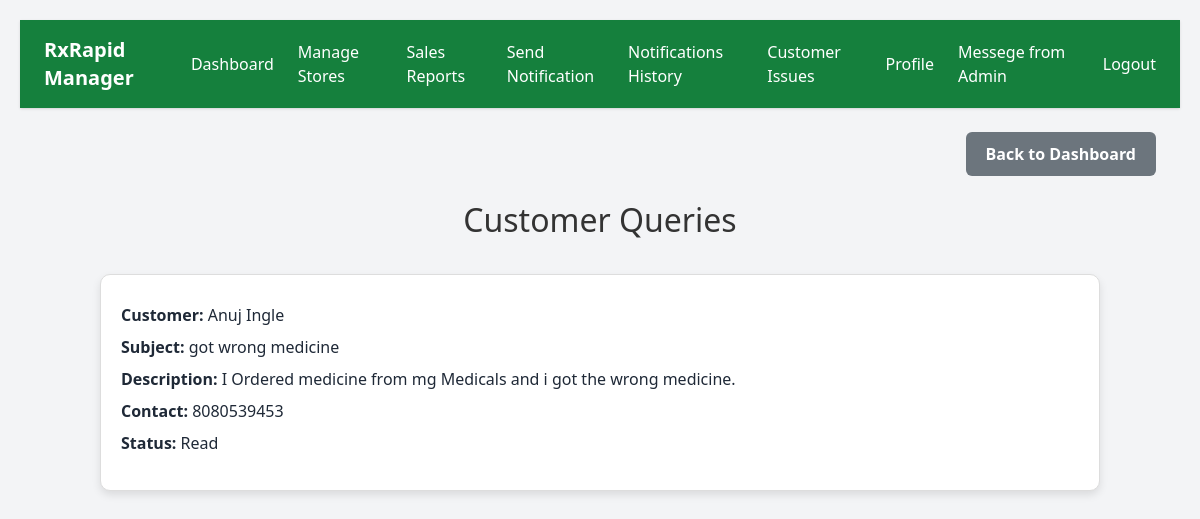
Page /manager_notif/ (signed in) on the committed database.
### Customer/models.py (models this page shows, shortened)
class CustomerIssue(models.Model):
    customer = models.ForeignKey(settings.AUTH_USER_MODEL, on_delete=models.CASCADE)
    subject = models.CharField(max_length=100)
    description = models.TextField()
    contact = models.CharField(max_length=15, null=True, blank=True)  # Better for phone numbers
    is_read = models.BooleanField(default=False)  # Manager will update this!

class CustomerUser(AbstractUser):
    username = None
    email = models.EmailField(unique=True)
    phone = models.CharField(max_length=15, unique=True)
    name = models.CharField(max_length=100, null=True, blank=True)
    address = models.CharField(max_length=255, blank=True, null=True)
    USERNAME_FIELD = 'email'
    REQUIRED_FIELDS = ['phone']
    objects = CustomerUserManager()

### Manager/views.py (the view)
# urls.py: path('manager_notif/', views.notification_list, name='manager_notif'),
@login_required
def notification_list(request):
    issues = CustomerIssue.objects.all().order_by('-id')
    return render(request, 'manager/manager_notif.html', {'issues': issues})

### Manager/templates/manager/manager_notif.html (shortened to what this page needs)
{% extends 'manager/base_manager.html' %}
{% block content %}
{% load static %}
<div class="top-bar">
    <a href="{% url 'manager_dashboard' %}" class="btn-back">Back to Dashboard</a>
</div>
<h2>Customer Queries</h2>
<div class="issues-container">
{% if issues %}
    {% for issue in issues %}
        <div class="issue-card {% if not issue.is_read %}unread{% endif %}">
            <p><strong>Customer:</strong> {{ issue.customer.name }}</p>
            <p><strong>Subject:</strong> {{ issue.subject }}</p>
            <p><strong>Description:</strong> {{ issue.description }}</p>
            <p><strong>Contact:</strong> {{ issue.contact }}</p>
            <p><strong>Status:</strong> {{ issue.is_read|yesno:"Read,Unread" }}</p>
        </div>
    {% endfor %}
{% else %}
    <div class="no-issues">
        <p>No issues found.</p>
    </div>
{% endif %}
</div>
{% endblock %}

### Manager/templates/manager/manager_notif.html (style rules this page uses)
body { font-family: 'Segoe UI', Tahoma, Geneva, Verdana, sans-serif; background: #f0f2f5; margin: 0; padding: 20px; }
.top-bar { display: flex; justify-content: flex-end; margin-bottom: 20px; }
.btn-back { background-color: #6c757d; color: white; padding: 10px 20px; border-radius: 6px; text-decoration: none; font-weight: bold; transition: background-color 0.3s, transform 0.2s; }
h2 { text-align: center; color: #333; margin-bottom: 30px; font-size: 32px; }
.issues-container { max-width: 1000px; margin: auto; display: flex; flex-direction: column; gap: 20px; }
.issue-card { background-color: white; border: 1px solid #ddd; border-radius: 10px; padding: 20px; box-shadow: 0 4px 8px rgba(0,0,0,0.1); transition: transform 0.2s; }
.issue-card p { margin: 8px 0; font-size: 16px; }

### rows in the picture
CustomerIssue: customer.name "Anuj Ingle", subject "got wrong medicine", description "I Ordered medicine from mg Medicals and i got the wrong medicine.", contact "8080539453", is_read "Read"
